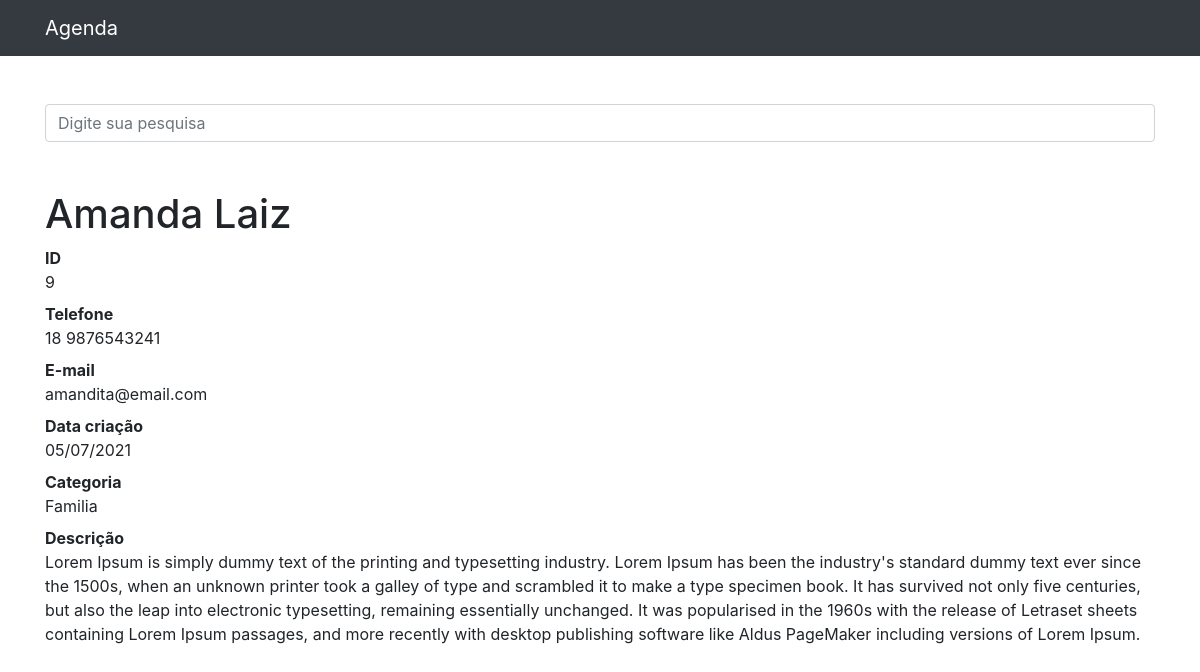
Screenshot of /9 with the database file from the repository.
### contatos/models.py (models this page shows, shortened)
class Contato(models.Model):
    nome = models.CharField(max_length=100)
    sobrenome = models.CharField(max_length=100)
    telefone = models.CharField(max_length=20)
    email = models.CharField(max_length=100)
    data = models.DateTimeField(default=timezone.now())
    descricao = models.TextField(blank=True)
    categoria = models.ForeignKey(Categoria, on_delete=models.DO_NOTHING)
    mostrar = models.BooleanField(default=True)
    foto = models.ImageField(blank=True, upload_to='fotos/%Y/%m')

class Categoria(models.Model):
    nome = models.CharField(max_length=255)
    def __str__(self):
        return self.nome

### contatos/views.py (the view)
# urls.py: path('<int:contato_id>', views.ver_contato, name='ver_contato'),
def ver_contato(request, contato_id):
    contato = get_object_or_404(Contato, id=contato_id)
    if not contato.mostrar:
        raise Http404()
    return render(request, 'contatos/ver_contato.html', {
        'contato': contato
    })

### contatos/templates/contatos/ver_contato.html (shortened to what this page needs)
{% extends 'base.html' %}
{% block content %}
        <h1 class="mt-5">{{ contato.nome }}  {{ contato.sobrenome }}</h1>
        <dl>
          <dt>ID</dt>
            <dd>{{ contato.id }}</dd>
          <dt>Telefone</dt>
            <dd>{{ contato.telefone}}</dd>
          <dt>E-mail</dt>
            <dd>{{ contato.email }}</dd>
          <dt>Data criação</dt>
            <dd>{{ contato.data|date:'d/m/Y'  }}</dd>
          <dt>Categoria</dt>
            <dd>{{ contato.categoria }}</dd>
          <dt>Descrição</dt>
             <dd>
                {{ contato.descricao }}
            </dd>
        </dl>
{% endblock %}

### rows the page displays
Contato: nome "Amanda", sobrenome "Laiz", id "9", telefone "18 9876543241", email "amandita@email.com", data "05/07/2021", categoria "Familia", descricao "Lorem Ipsum is simply dummy text of the printing and typesetting industry. Lorem Ipsum has been the industry's standard dummy text ever since the 1500s, when an unknown printer took a galley of type and scrambled it to make a type specimen book. It has survived not only five centuries, but also the leap into electronic typesetting, remaining essentially unchanged. It was popularised in the 1960s with the release of Letraset sheets containing Lorem Ipsum passages, and more recently with desktop publishing software like Aldus PageMaker including versions of Lorem Ipsum."
